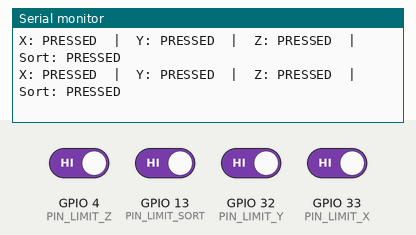
Bench run of a sketch on a simulated ESP32. Parts: the last lines printed to the serial monitor. The test bench sets the inputs (shaded band); at power-on: GPIO 4 (PIN_LIMIT_Z), GPIO 13 (PIN_LIMIT_SORT), GPIO 32 (PIN_LIMIT_Y), GPIO 33 (PIN_LIMIT_X) HIGH.

Above: at 2.2 s.
2.3 s: GPIO 4 (PIN_LIMIT_Z) driven LOW
At 2.56 s:
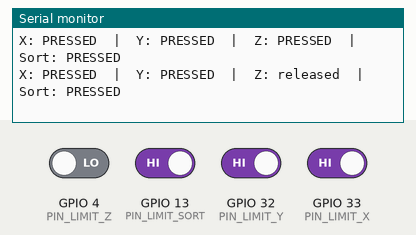
4.3 s: GPIO 13 (PIN_LIMIT_SORT) driven LOW
At 4.57 s:
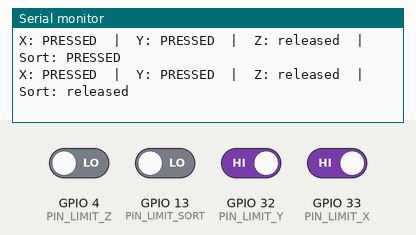
6.3 s: GPIO 32 (PIN_LIMIT_Y) driven LOW
At 6.57 s:
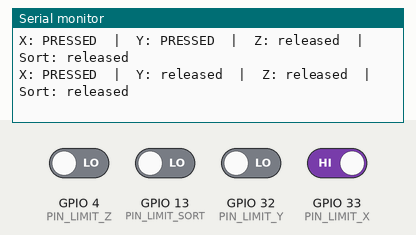
8.3 s: GPIO 33 (PIN_LIMIT_X) driven LOW
At 8.58 s:
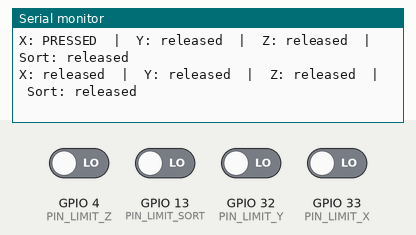
10.3 s: GPIO 4 (PIN_LIMIT_Z) driven HIGH
At 10.58 s:
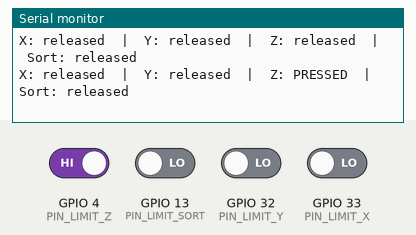
12.3 s: GPIO 13 (PIN_LIMIT_SORT) driven HIGH
At 12.58 s:
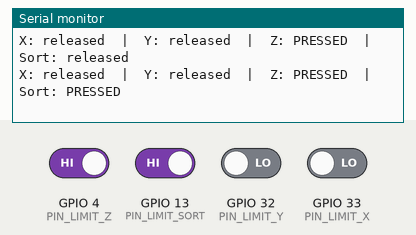

Measured:
- after the input at 2.3 s, the serial monitor: prints a new line after 0.11 s (image 1)
- after the input at 4.3 s, the serial monitor: prints a new line after 0.11 s (image 2)
- after the input at 6.3 s, the serial monitor: prints a new line after 0.12 s (image 3)
- after the input at 8.3 s, the serial monitor: prints a new line after 0.12 s (image 4)
- after the input at 10.3 s, the serial monitor: prints a new line after 0.12 s (image 5)
- after the input at 12.3 s, the serial monitor: prints a new line after 0.13 s (image 6)

The sketch:

Test_LS.ino
```cpp
/*
 * Test: All Limit Switches
 * Expected: Detects when each limit switch is pressed
 *
 * WIRING:
 * - Limit X: GPIO 36, Common to pin, NO to GND
 * - Limit Y: GPIO 39, Common to pin, NO to GND
 * - Limit Z: GPIO 34, Common to pin, NO to GND
 * - Limit Sort: GPIO 33, Common to pin, NO to GND
 */

 #define PIN_LIMIT_X     33
 #define PIN_LIMIT_Y     32
 #define PIN_LIMIT_Z     4
 #define PIN_LIMIT_SORT  13

 void setup() {
   Serial.begin(115200);
   Serial.println("=================================");
   Serial.println("Limit Switch Test");
   Serial.println("=================================");

   pinMode(PIN_LIMIT_X, INPUT_PULLUP);
   pinMode(PIN_LIMIT_Y, INPUT_PULLUP);
   pinMode(PIN_LIMIT_Z, INPUT_PULLUP);
   pinMode(PIN_LIMIT_SORT, INPUT_PULLUP);

   Serial.println("Press each limit switch...");
   delay(1000);
 }

 void loop() {
   int x = digitalRead(PIN_LIMIT_X);
   int y = digitalRead(PIN_LIMIT_Y);
   int z = digitalRead(PIN_LIMIT_Z);
   int sort = digitalRead(PIN_LIMIT_SORT);

   Serial.print("X: ");
   Serial.print(x == HIGH ? "PRESSED" : "released");
   Serial.print("  |  Y: ");
   Serial.print(y == HIGH ? "PRESSED" : "released");
   Serial.print("  |  Z: ");
   Serial.print(z == HIGH ? "PRESSED" : "released");
   Serial.print("  |  Sort: ");
   Serial.println(sort == HIGH ? "PRESSED" : "released");

   delay(200);
 }

 /*
  * TEST PROCEDURE:
  * 1. Press X limit switch → Should show "X: PRESSED"
  * 2. Release → Should show "X: released"
  * 3. Repeat for Y, Z, and Sort switches
  *
  * TROUBLESHOOTING:
  *
  * Always shows PRESSED:
  * - Wiring backwards (swap Common and NO)
  * - Remove INPUT_PULLUP if using external resistor
  *
  * Always shows released:
  * - Check GND connection
  * - Switch might be damaged
  * - Try pressing harder
  *
  * Reading unstable:
  * - Add debouncing (check twice with delay)
  * - Clean switch contacts (oxidation)
  */
```
